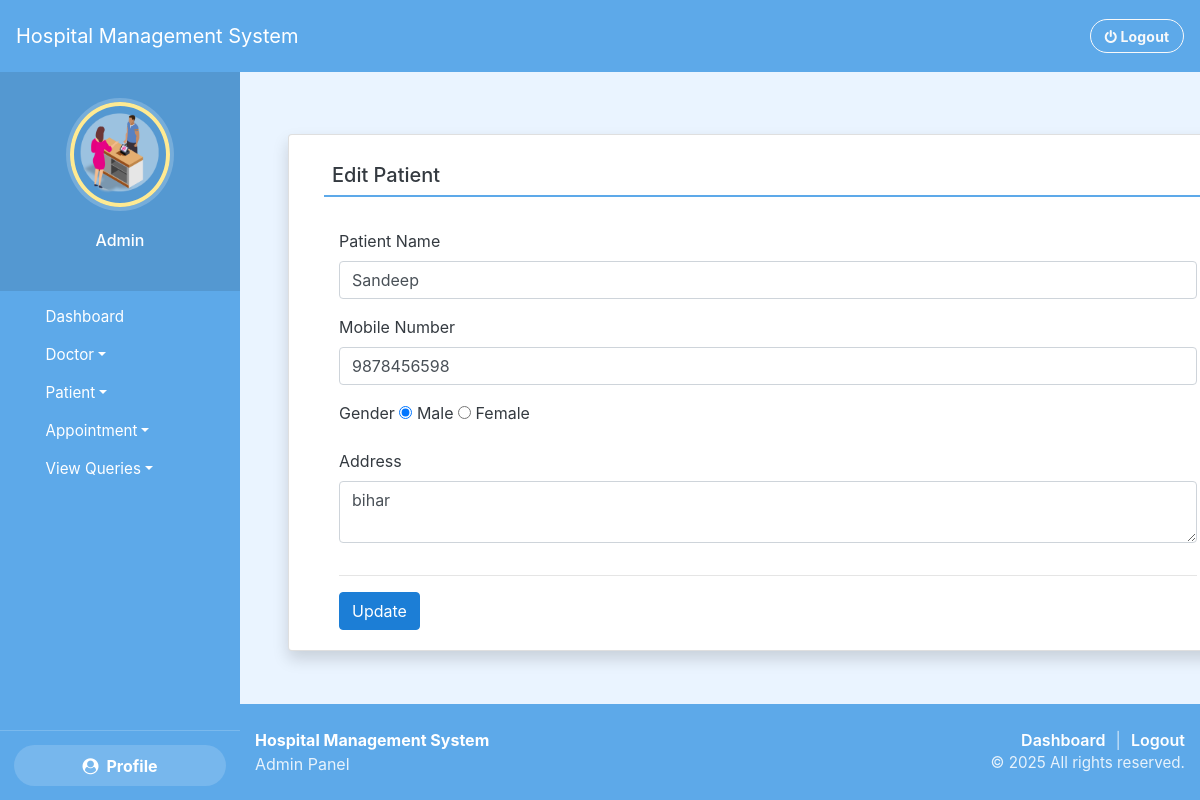
Screenshot of /edit_patient/3 (signed in) with the database file from the repository.
### hospitals/models.py (models this page shows, shortened)
class Patient(models.Model):
    name = models.CharField(max_length=50)
    gender = models.CharField(max_length=10)
    mobile = models.IntegerField(null=True)
    address = models.CharField(max_length=50)

### hospitals/views.py (the view, shortened to what this page needs)
# urls.py: path('edit_patient/<int:pid>',edit_patient,name='edit_patient'),
def edit_patient(request,pid):
    error = ""
    if not request.user.is_authenticated:
        return redirect('login')
    user = request.user
    patient = Patient.objects.get(id=pid)
    return render(request, 'edit_patient.html', locals())

### hospitals/templates/edit_patient.html (shortened to what this page needs)
{% extends 'admin_nav.html' %}
{% load static %}
{% block content %}
<div style="height: 1rem;"></div>
<div class="container card shadow m-5">
		<div class="card-body">
			<h5 class="p-2" style="border-bottom: 2px solid #5DA9E9">Edit Patient</h5>
             <br>
			<div class="container-fluid">
				<form method="post">
					<div class="form-row">
						<div class="col-sm-12">
							<div class="form-group">
								<label>Patient Name</label>
								<input type="text" name="name" class="form-control" value="{{patient.name}}" required>
							</div>
						</div>
                    	<div class="col-sm-12">
							<div class="form-group">
								<label>Mobile Number</label>
								<input type="text" name="mobile" class="form-control" value="{{patient.mobile}}" required>
							</div>
						</div>
						<div class="col-sm-12">
							<div class="form-group">
								<label>Gender</label>
								{% if patient.gender == "Male" %}
								<input type="radio" name="gender" value="Male" checked> Male
								<input type="radio" name="gender" value="Female"> Female
								{% endif %}
							</div>
						</div>
						<div class="col-sm-12">
							<div class="form-group">
								<label>Address</label>
                                <textarea name="address" class="form-control">{{patient.address}}</textarea>
							</div>
						</div>
                      </div>
					<hr>
					<input type="submit" value="Update" class="btn btn-primary">
				</form>
			</div>
		</div>
	</div>
{% endblock content %}

### hospitals/static/style.css (style rules this page uses)
body { padding-left: 240px; }

### hospitals/static/theme.css (style rules this page uses)
:root { --primary: #5DA9E9; --primary-light: #EAF4FF; --secondary: #F1F3F5; --background: #FFFFFF; --text: #343A40; --button: #1C7ED6; }
html, body { background: var(--primary-light); color: var(--text); }
body { min-height: 100vh; display: flex; flex-direction: column; }
.btn-primary { background-color: var(--button) !important; border-color: var(--button) !important; }
.card { background: var(--background); }

### hospitals/templates/admin_nav.html (style rules this page uses)
* { margin: 0; padding: 0; box-sizing: border-box; }
:root { --admin-sidebar-width: 240px; --admin-sidebar-width-md: 90px; --admin-topbar-height: 70px; }
html, body { width: 100%; height: 100%; overflow-x: hidden; }
body { padding-left: var(--admin-sidebar-width); padding-top: var(--admin-topbar-height); overflow-y: auto; -ms-overflow-style: none; scrollbar-width: none; }

### rows the page displays
Patient: name "Sandeep", mobile "9878456598", address "bihar"
